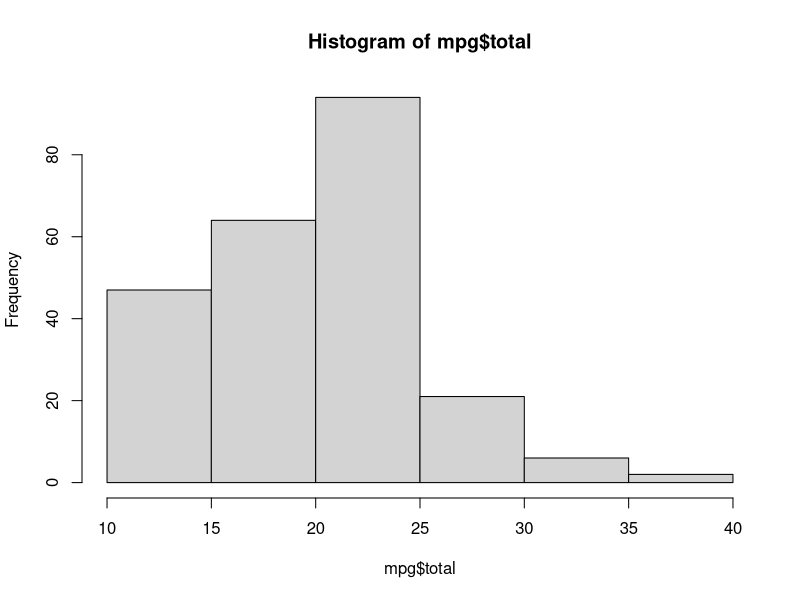
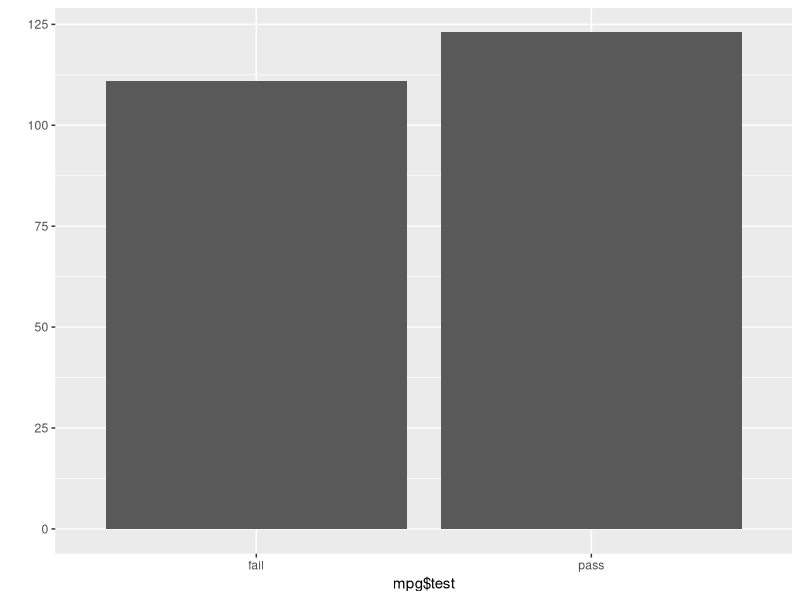
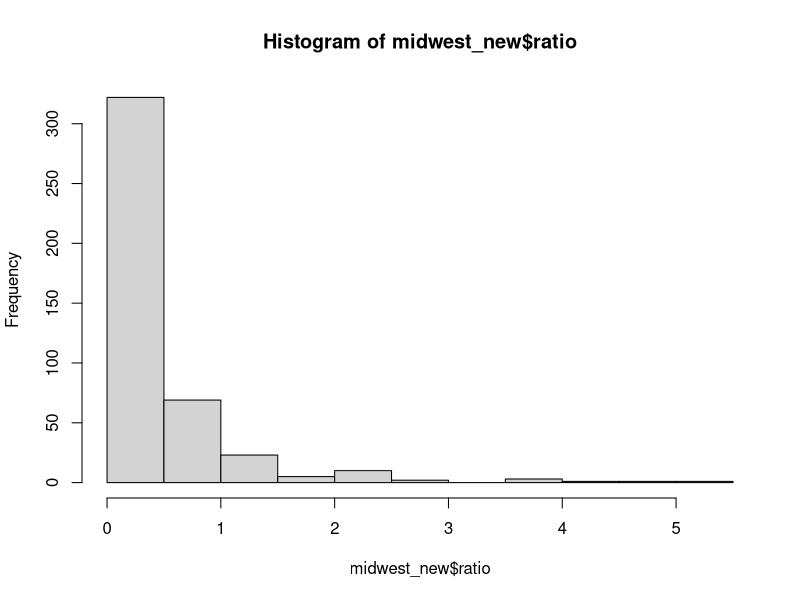
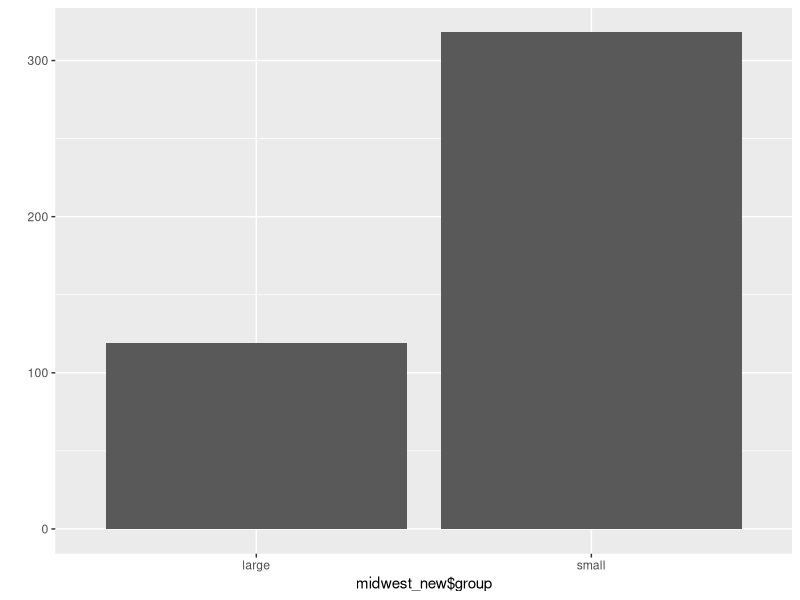

These charts were generated, in order, by the following R code:
## ---- chunk 1
knitr::opts_chunk$set(echo = TRUE)
## ---- chunk 2
library(ggplot2)
mpg <- as.data.frame(ggplot2::mpg)
## ---- chunk 3
head(mpg) # 앞에서부터 6행 출력
## ---- chunk 4
head(mpg, 2) # 앞에서부터 2행 출력
## ---- chunk 5
tail(mpg) # 뒤에서부터 6행 출력
## ---- chunk 6
tail(mpg, 2) # 뒤에서부터 2행 출력
## ---- chunk 7
dim(mpg) # 행, 열 출력
## ---- chunk 8
str(mpg) # 데이터 속성 확인
## ---- chunk 9
summary(mpg) # 행, 열 출력
## ---- chunk 10
library(dplyr)
## ---- chunk 11
mpg_rename <- rename(mpg, city = cty)
str(mpg_rename)
## ---- chunk 12
colnames(mpg_rename)
## ---- chunk 13
colnames(mpg_rename)[9] <- "highway"
colnames(mpg_rename)
## ---- chunk 14
mpg$total <- ( mpg$cty + mpg$hwy ) / 2 # 통합 연비 변수 생성 
head(mpg)
## ---- chunk 15
mean(mpg$total)
summary(mpg$total)
## ---- chunk 16
hist(mpg$total)
## ---- chunk 17
mpg$test <- ifelse(mpg$total > 20, "pass", "fail")
head(mpg)
## ---- chunk 18
table(mpg$test) # 빈도표 출력
## ---- chunk 19
qplot(mpg$test) # 막대 그래프 생성 
## ---- chunk 20
library(ggplot2)
midwest <- as.data.frame(ggplot2::midwest)
str(midwest)
## ---- chunk 21
library(dplyr)
midwest_new <- rename(midwest, total = poptotal, asian = popasian)
str(midwest_new)
## ---- chunk 22
midwest_new$ratio <- midwest_new$asian / midwest_new$total * 100
hist(midwest_new$ratio)
## ---- chunk 23
midwest_new_ratio_mean <- mean(midwest_new$ratio)
midwest_new$group <- ifelse(midwest_new$ratio > midwest_new_ratio_mean, "large", "small")
## ---- chunk 24
table(midwest_new$group)
qplot(midwest_new$group)
